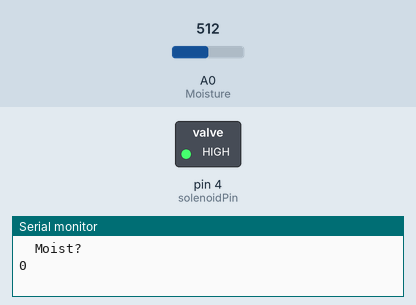
Bench run of a sketch on a simulated Arduino Uno, built with avr-gcc and run on an emulated ATmega328P. Shown: switched loads named in the sketch (green lamp = pin HIGH), the last lines printed to the serial monitor. Inputs (shaded band) come from the test bench; at power-on: A0 (Moisture) = 512.

Above: at 1.2 s.
1.3 s: A0 (Moisture) set to 317
5.0 s: A0 (Moisture) set to 298
At 5.5 s:
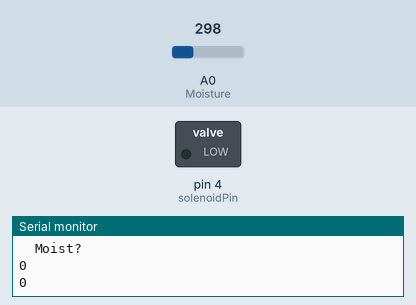
6.5 s: A0 (Moisture) set to 320
At 10.5 s:
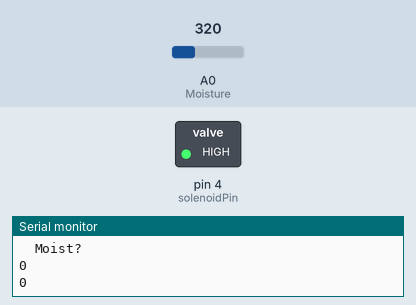
Timing chart, 0 to 12.0 s (numbered marks = the images above; inputs shaded):
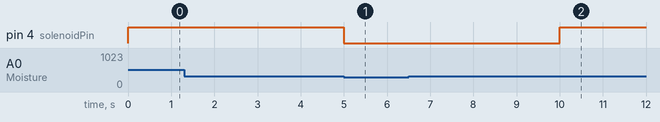

The sketch:

main.ino
```cpp
int solenoidPin = 4;    //This is the output pin on the Arduino we are using
#define Moisture A0 //The definition of AO pin IO-A0
#define DO 7        //The definition of DO pin IO-7

void setup() {
  // put your setup code here, to run once:
  pinMode(Moisture, INPUT);//Define A0 as input mode
  pinMode(DO, INPUT);
  pinMode(solenoidPin, OUTPUT);           //Sets the pin as an output
  Serial.begin(9600);
  Serial.println("  Moist?");
}

void loop() {
  if(analogRead(Moisture) < 666){
     Serial.println("0");
   } else if(analogRead(Moisture) <= 315){
     Serial.println("-");
   } else {
     Serial.println("1");
     }

  if((analogRead(Moisture)) < 310){
    //Turn solenoid valve off
    digitalWrite(solenoidPin, LOW);     //Switch Solenoid OFF
    //Serial.println("Solenoid Valve is OFF");
    delay(5000);                      //Wait 5 Second
  }

  if((analogRead(Moisture)) > 900){
    //Turn solenoid valve on
    digitalWrite(solenoidPin, HIGH);     //Switch Solenoid OFF
    //Serial.println("Solenoid Valve is ON");
    delay(5000);                      //Wait 5 Second
  }

  if((analogRead(Moisture)) < 900 && (analogRead(Moisture)) > 310){
    //Turn solenoid valve on
    digitalWrite(solenoidPin, HIGH);     //Switch Solenoid OFF
    //Serial.println("Solenoid Valve is ON");
    delay(5000);                      //Wait 5 Second
  }

}
```

Measured:
- the behaviour switches between 310 and 309 on A0 (Moisture) (found by bisection; images 0 and 1)
- after the input at 1.3 s, every drawn part: stays the same
- after the input at 5.0 s, pin 4 (solenoidPin): HIGH → LOW at once
- after the input at 6.5 s, pin 4 (solenoidPin): LOW → HIGH after 3.5 s
